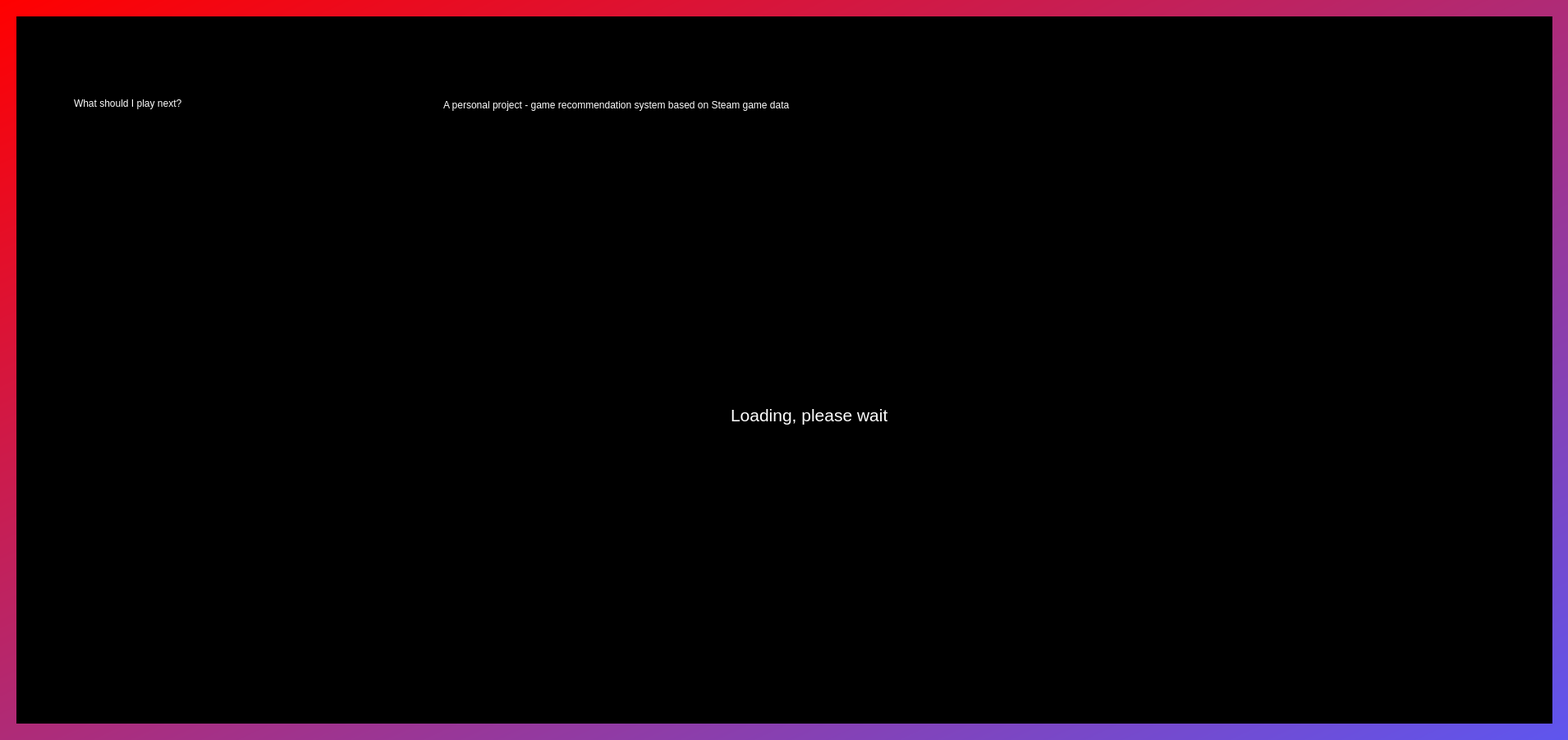
<?xml version="1.0" encoding="UTF-8"?>
<ui version="4.0">
 <class>MainWindow</class>
 <widget class="QMainWindow" name="MainWindow">
  <property name="geometry">
   <rect>
    <x>0</x>
    <y>0</y>
    <width>1910</width>
    <height>901</height>
   </rect>
  </property>
  <property name="windowTitle">
   <string>MainWindow</string>
  </property>
  <property name="styleSheet">
   <string notr="true">background-color: qlineargradient(spread:pad, x1:0, y1:0.505682, x2:1, y2:1, stop:0 rgba(75, 237, 220, 255), stop:1 rgba(94, 86, 239, 255));

background-color: qlineargradient(spread:pad, x1:0, y1:0, x2:1, y2:1, stop:0 rgba(255, 0, 0, 255), stop:1 rgba(94, 86, 239, 255));


</string>
  </property>
  <widget class="QWidget" name="centralwidget">
   <widget class="QLabel" name="label_image_background">
    <property name="geometry">
     <rect>
      <x>20</x>
      <y>20</y>
      <width>1871</width>
      <height>861</height>
     </rect>
    </property>
    <property name="styleSheet">
     <string notr="true">background-color: rgb(0, 0, 0);</string>
    </property>
    <property name="text">
     <string/>
    </property>
    <property name="scaledContents">
     <bool>true</bool>
    </property>
   </widget>
   <widget class="QLabel" name="label_title">
    <property name="geometry">
     <rect>
      <x>90</x>
      <y>50</y>
      <width>461</width>
      <height>151</height>
     </rect>
    </property>
    <property name="styleSheet">
     <string notr="true">font: 700 35pt &quot;Bahnschrift SemiCondensed&quot;;
color: rgb(255, 255, 255);
background-color: rgb(255, 255, 255);
background-color: rgb(109, 78, 217);
background-color: rgb(0, 0, 0);
background-color: rgba(0, 0, 0, 0);</string>
    </property>
    <property name="text">
     <string>What should I play next?</string>
    </property>
   </widget>
   <widget class="QLineEdit" name="line_edit">
    <property name="geometry">
     <rect>
      <x>90</x>
      <y>220</y>
      <width>551</width>
      <height>31</height>
     </rect>
    </property>
    <property name="styleSheet">
     <string notr="true">background-color: rgb(255, 255, 255);
font: 14pt &quot;Segoe UI&quot;;</string>
    </property>
    <property name="text">
     <string>The Elder Scrolls V: Skyrim Special Edition</string>
    </property>
   </widget>
   <widget class="QLabel" name="label_instructions">
    <property name="geometry">
     <rect>
      <x>90</x>
      <y>190</y>
      <width>911</width>
      <height>31</height>
     </rect>
    </property>
    <property name="styleSheet">
     <string notr="true">color: rgb(255, 255, 255);
background-color: rgb(0, 0, 0);
background-color: rgba(0, 0, 0, 0);</string>
    </property>
    <property name="text">
     <string>&lt;html&gt;&lt;head/&gt;&lt;body&gt;&lt;p&gt;&lt;span style=&quot; font-size:12pt;&quot;&gt;Type a name of your game of choice below to get game recommendations.&lt;/span&gt;&lt;/p&gt;&lt;/body&gt;&lt;/html&gt;</string>
    </property>
   </widget>
   <widget class="QLabel" name="label_info_recommendations">
    <property name="geometry">
     <rect>
      <x>90</x>
      <y>350</y>
      <width>171</width>
      <height>21</height>
     </rect>
    </property>
    <property name="styleSheet">
     <string notr="true">background-color: rgb(0, 0, 0);
color: rgb(255, 255, 255);
background-color: rgba(0, 0, 0, 0);</string>
    </property>
    <property name="text">
     <string>&lt;html&gt;&lt;head/&gt;&lt;body&gt;&lt;p&gt;&lt;span style=&quot; font-size:12pt;&quot;&gt;Recommendations:&lt;/span&gt;&lt;/p&gt;&lt;/body&gt;&lt;/html&gt;</string>
    </property>
   </widget>
   <widget class="QLabel" name="label_project_description">
    <property name="geometry">
     <rect>
      <x>540</x>
      <y>120</y>
      <width>481</width>
      <height>16</height>
     </rect>
    </property>
    <property name="styleSheet">
     <string notr="true">color: rgb(255, 255, 255);
background-color: rgb(0, 0, 0);
background-color: rgba(0, 0, 0, 0);</string>
    </property>
    <property name="text">
     <string>A personal project - game recommendation system based on Steam game data</string>
    </property>
   </widget>
   <widget class="QPushButton" name="button_recommend">
    <property name="geometry">
     <rect>
      <x>640</x>
      <y>220</y>
      <width>101</width>
      <height>31</height>
     </rect>
    </property>
    <property name="styleSheet">
     <string notr="true">color: rgb(255, 255, 255);
background-color: qlineargradient(spread:pad, x1:0, y1:0, x2:1, y2:1, stop:0 rgba(215, 21, 59, 255), stop:1 rgba(164, 49, 136, 255));
font: 12pt &quot;Segoe UI&quot;;
background-color: rgb(0, 0, 0);
background-color: qlineargradient(spread:pad, x1:0.222, y1:0.227273, x2:1, y2:1, stop:0 rgba(0, 0, 0, 255), stop:1 rgba(255, 255, 255, 255));
background-color: qlineargradient(spread:pad, x1:0, y1:0, x2:1, y2:1, stop:0 rgba(0, 0, 0, 255), stop:1 rgba(66, 66, 66, 255));</string>
    </property>
    <property name="text">
     <string>Recommend</string>
    </property>
   </widget>
   <widget class="QLabel" name="label_black_transparent_background">
    <property name="geometry">
     <rect>
      <x>20</x>
      <y>20</y>
      <width>1871</width>
      <height>861</height>
     </rect>
    </property>
    <property name="styleSheet">
     <string notr="true">background-color: rgb(0, 0, 0);
background-color: rgba(0, 0, 0, 220);</string>
    </property>
    <property name="text">
     <string/>
    </property>
    <property name="scaledContents">
     <bool>false</bool>
    </property>
   </widget>
   <widget class="QLabel" name="label_game1_title">
    <property name="geometry">
     <rect>
      <x>90</x>
      <y>570</y>
      <width>345</width>
      <height>56</height>
     </rect>
    </property>
    <property name="styleSheet">
     <string notr="true">color: rgb(255, 255, 255);
background-color: rgba(255, 255, 255, 0);</string>
    </property>
    <property name="text">
     <string/>
    </property>
   </widget>
   <widget class="QLabel" name="label_game2_title">
    <property name="geometry">
     <rect>
      <x>440</x>
      <y>570</y>
      <width>345</width>
      <height>56</height>
     </rect>
    </property>
    <property name="styleSheet">
     <string notr="true">color: rgb(255, 255, 255);
background-color: rgba(255, 255, 255, 0);</string>
    </property>
    <property name="text">
     <string/>
    </property>
   </widget>
   <widget class="QLabel" name="label_game3_title">
    <property name="geometry">
     <rect>
      <x>790</x>
      <y>570</y>
      <width>345</width>
      <height>56</height>
     </rect>
    </property>
    <property name="styleSheet">
     <string notr="true">color: rgb(255, 255, 255);
background-color: rgba(255, 255, 255, 0);</string>
    </property>
    <property name="text">
     <string/>
    </property>
   </widget>
   <widget class="QLabel" name="label_game4_title">
    <property name="geometry">
     <rect>
      <x>1140</x>
      <y>570</y>
      <width>345</width>
      <height>56</height>
     </rect>
    </property>
    <property name="styleSheet">
     <string notr="true">color: rgb(255, 255, 255);
background-color: rgba(255, 255, 255, 0);</string>
    </property>
    <property name="text">
     <string/>
    </property>
   </widget>
   <widget class="QLabel" name="label_game5_title">
    <property name="geometry">
     <rect>
      <x>1490</x>
      <y>570</y>
      <width>345</width>
      <height>56</height>
     </rect>
    </property>
    <property name="styleSheet">
     <string notr="true">color: rgb(255, 255, 255);
background-color: rgba(255, 255, 255, 0);</string>
    </property>
    <property name="text">
     <string/>
    </property>
   </widget>
   <widget class="QLabel" name="label_game1_thumbnail">
    <property name="geometry">
     <rect>
      <x>90</x>
      <y>400</y>
      <width>345</width>
      <height>161</height>
     </rect>
    </property>
    <property name="styleSheet">
     <string notr="true"/>
    </property>
    <property name="text">
     <string/>
    </property>
   </widget>
   <widget class="QLabel" name="label_game3_thumbnail">
    <property name="geometry">
     <rect>
      <x>790</x>
      <y>400</y>
      <width>345</width>
      <height>161</height>
     </rect>
    </property>
    <property name="styleSheet">
     <string notr="true"/>
    </property>
    <property name="text">
     <string/>
    </property>
   </widget>
   <widget class="QLabel" name="label_game2_thumbnail">
    <property name="geometry">
     <rect>
      <x>440</x>
      <y>400</y>
      <width>345</width>
      <height>161</height>
     </rect>
    </property>
    <property name="styleSheet">
     <string notr="true"/>
    </property>
    <property name="text">
     <string/>
    </property>
   </widget>
   <widget class="QLabel" name="label_game4_thumbnail">
    <property name="geometry">
     <rect>
      <x>1140</x>
      <y>400</y>
      <width>345</width>
      <height>161</height>
     </rect>
    </property>
    <property name="styleSheet">
     <string notr="true"/>
    </property>
    <property name="text">
     <string/>
    </property>
   </widget>
   <widget class="QLabel" name="label_game5_thumbnail">
    <property name="geometry">
     <rect>
      <x>1490</x>
      <y>400</y>
      <width>345</width>
      <height>161</height>
     </rect>
    </property>
    <property name="styleSheet">
     <string notr="true"/>
    </property>
    <property name="text">
     <string/>
    </property>
   </widget>
   <widget class="QLabel" name="label_game1_link">
    <property name="geometry">
     <rect>
      <x>90</x>
      <y>635</y>
      <width>120</width>
      <height>56</height>
     </rect>
    </property>
    <property name="styleSheet">
     <string notr="true">color: rgb(255, 255, 255);
background-color: rgb(0, 0, 0);</string>
    </property>
    <property name="text">
     <string/>
    </property>
   </widget>
   <widget class="QLabel" name="label_game2_link">
    <property name="geometry">
     <rect>
      <x>440</x>
      <y>635</y>
      <width>120</width>
      <height>56</height>
     </rect>
    </property>
    <property name="styleSheet">
     <string notr="true">color: rgb(255, 255, 255);
background-color: rgb(0, 0, 0);</string>
    </property>
    <property name="text">
     <string/>
    </property>
   </widget>
   <widget class="QLabel" name="label_game3_link">
    <property name="geometry">
     <rect>
      <x>790</x>
      <y>635</y>
      <width>120</width>
      <height>56</height>
     </rect>
    </property>
    <property name="styleSheet">
     <string notr="true">color: rgb(255, 255, 255);
background-color: rgb(0, 0, 0);</string>
    </property>
    <property name="text">
     <string/>
    </property>
   </widget>
   <widget class="QLabel" name="label_game4_link">
    <property name="geometry">
     <rect>
      <x>1140</x>
      <y>635</y>
      <width>120</width>
      <height>56</height>
     </rect>
    </property>
    <property name="styleSheet">
     <string notr="true">color: rgb(255, 255, 255);
background-color: rgb(0, 0, 0);</string>
    </property>
    <property name="text">
     <string/>
    </property>
   </widget>
   <widget class="QLabel" name="label_game5_link">
    <property name="geometry">
     <rect>
      <x>1490</x>
      <y>635</y>
      <width>120</width>
      <height>56</height>
     </rect>
    </property>
    <property name="styleSheet">
     <string notr="true">color: rgb(255, 255, 255);
background-color: rgb(0, 0, 0);</string>
    </property>
    <property name="text">
     <string/>
    </property>
   </widget>
   <widget class="QWidget" name="widget_loading" native="true">
    <property name="geometry">
     <rect>
      <x>90</x>
      <y>160</y>
      <width>1750</width>
      <height>700</height>
     </rect>
    </property>
    <property name="styleSheet">
     <string notr="true">background-color: rgb(0, 0, 0);</string>
    </property>
    <widget class="QLabel" name="label_loading_text">
     <property name="geometry">
      <rect>
       <x>800</x>
       <y>300</y>
       <width>191</width>
       <height>91</height>
      </rect>
     </property>
     <property name="styleSheet">
      <string notr="true">color: rgb(255, 255, 255);
background-color: rgba(255, 255, 255, 0);</string>
     </property>
     <property name="text">
      <string>&lt;html&gt;&lt;head/&gt;&lt;body&gt;&lt;p align=&quot;center&quot;&gt;&lt;span style=&quot; font-size:16pt; color:#ffffff;&quot;&gt;Loading, please wait...&lt;/span&gt;&lt;/p&gt;&lt;/body&gt;&lt;/html&gt;</string>
     </property>
    </widget>
    <widget class="QLabel" name="label_loading_movie">
     <property name="geometry">
      <rect>
       <x>0</x>
       <y>0</y>
       <width>1750</width>
       <height>700</height>
      </rect>
     </property>
     <property name="text">
      <string>&lt;html&gt;&lt;head/&gt;&lt;body&gt;&lt;p align=&quot;center&quot;&gt;&lt;br/&gt;&lt;/p&gt;&lt;/body&gt;&lt;/html&gt;</string>
     </property>
    </widget>
    <widget class="QLabel" name="label_loading_cover">
     <property name="geometry">
      <rect>
       <x>760</x>
       <y>310</y>
       <width>271</width>
       <height>71</height>
      </rect>
     </property>
     <property name="styleSheet">
      <string notr="true">background-color: rgba(0, 0, 0, 200);</string>
     </property>
     <property name="text">
      <string/>
     </property>
    </widget>
    <zorder>label_loading_movie</zorder>
    <zorder>label_loading_cover</zorder>
    <zorder>label_loading_text</zorder>
   </widget>
   <zorder>label_image_background</zorder>
   <zorder>label_black_transparent_background</zorder>
   <zorder>label_info_recommendations</zorder>
   <zorder>line_edit</zorder>
   <zorder>button_recommend</zorder>
   <zorder>label_instructions</zorder>
   <zorder>label_project_description</zorder>
   <zorder>label_title</zorder>
   <zorder>label_game1_title</zorder>
   <zorder>label_game2_title</zorder>
   <zorder>label_game3_title</zorder>
   <zorder>label_game4_title</zorder>
   <zorder>label_game5_title</zorder>
   <zorder>label_game1_thumbnail</zorder>
   <zorder>label_game3_thumbnail</zorder>
   <zorder>label_game2_thumbnail</zorder>
   <zorder>label_game4_thumbnail</zorder>
   <zorder>label_game5_thumbnail</zorder>
   <zorder>label_game1_link</zorder>
   <zorder>label_game2_link</zorder>
   <zorder>label_game3_link</zorder>
   <zorder>label_game4_link</zorder>
   <zorder>label_game5_link</zorder>
   <zorder>widget_loading</zorder>
  </widget>
 </widget>
 <resources/>
 <connections/>
</ui>
